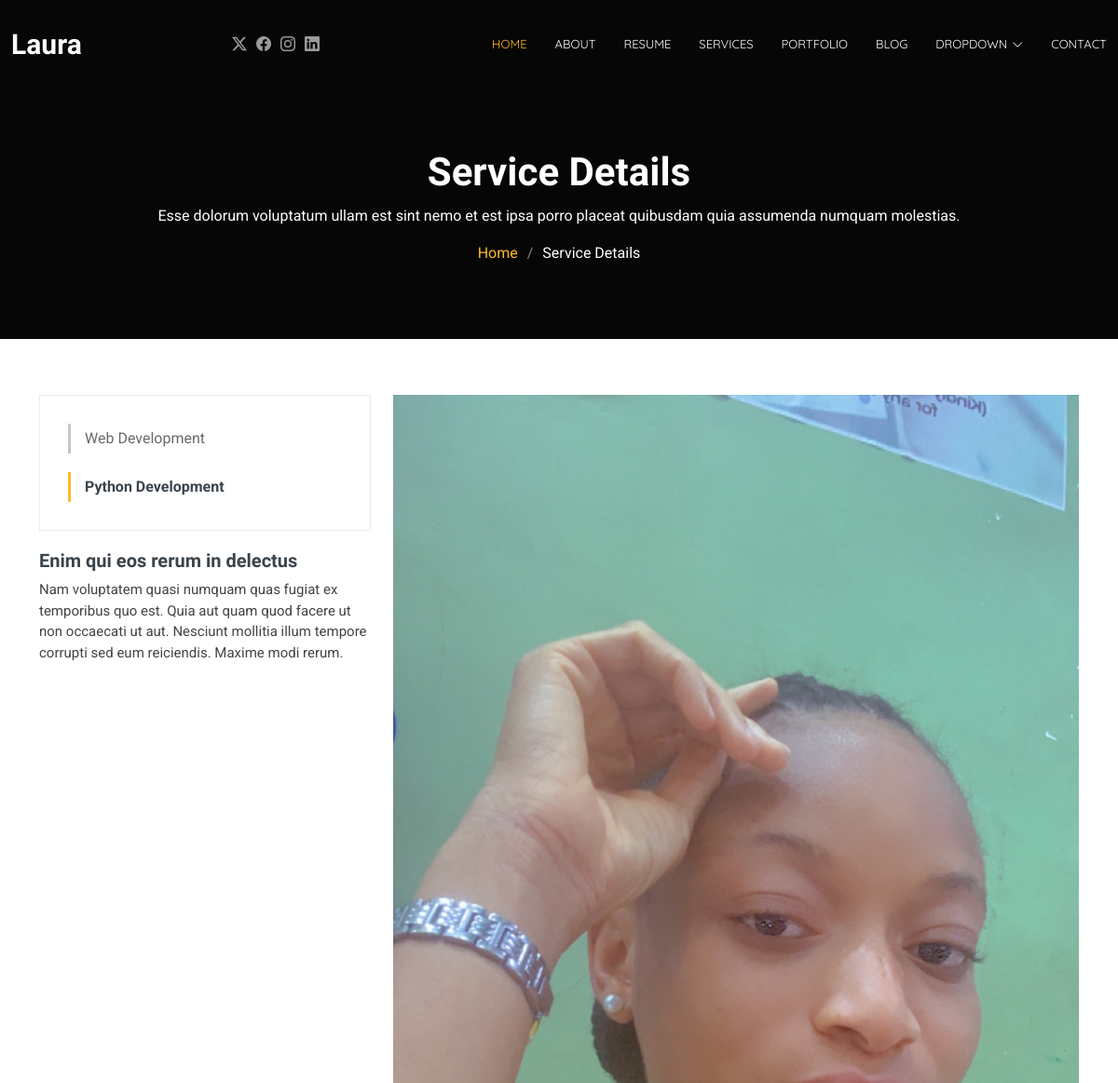
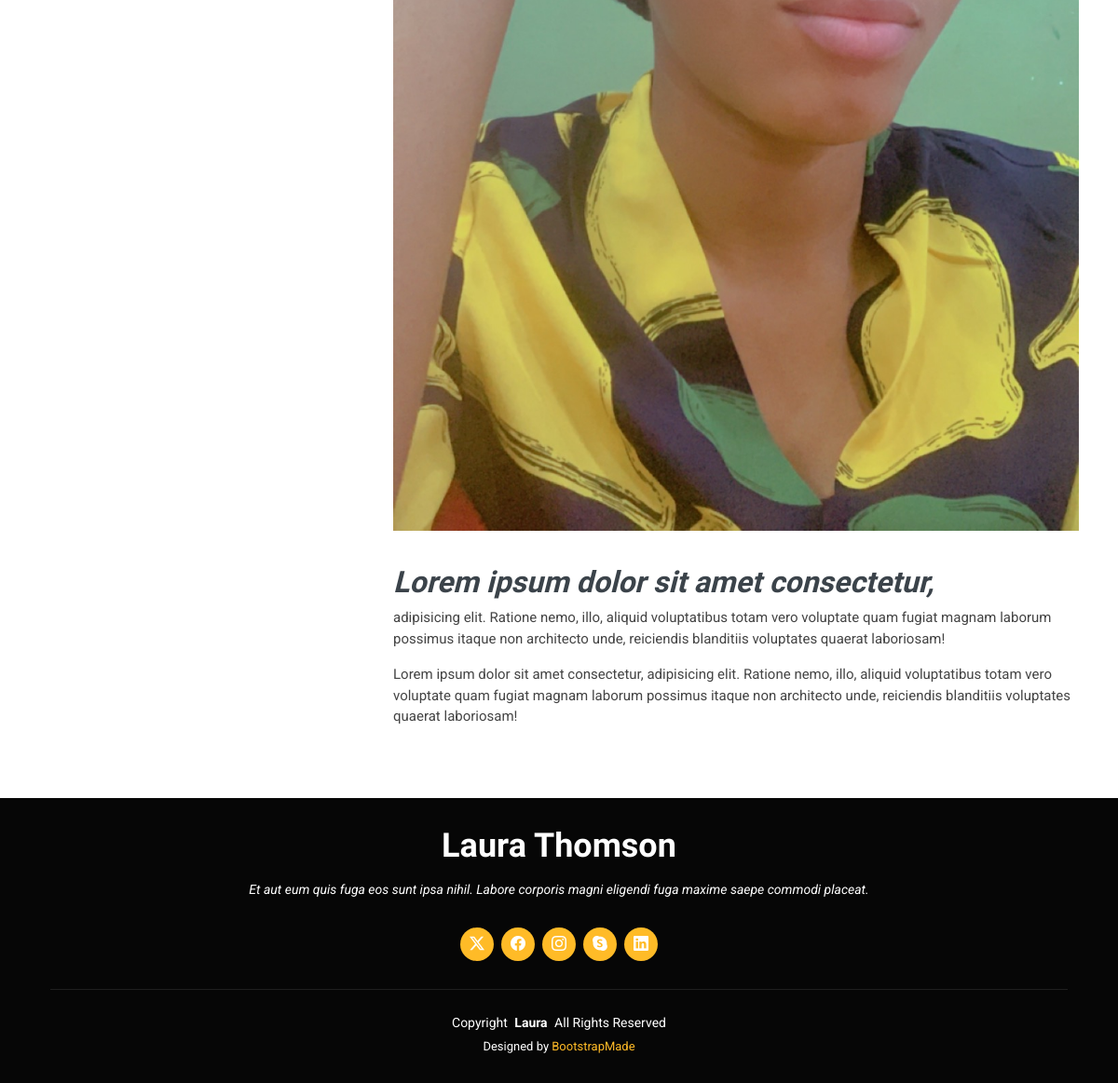
Screenshot of /service-details/2/ with the database file from the repository (2 pictures, top to bottom).
### myportfolio/models.py (models this page shows, shortened)
class Service(models.Model):
    icon = models.CharField(max_length=50)
    service_name = models.CharField(max_length=200)
    service_image = models.ImageField(upload_to="service/")
    service_box_description = models.TextField()
    brief_description = models.TextField()
    service_body = RichTextField()

### myportfolio/views.py (the view)
# urls.py: path("service-details/<int:service_id>/", views.service_details, name="service_details"),
def service_details(request, service_id):
    service = get_object_or_404(Service, id=service_id)
    services = Service.objects.all()
    context = {
        "service":service,
        "services": services
    }
    return render(request, "service-details.html", context)

### templates/service-details.html (shortened to what this page needs)
{% extends 'const/base.html' %}
{% load static %}
{% block content %}
  <main class="main">
    <div class="page-title dark-background">
      <div class="container position-relative">
        <h1>Service Details</h1>
        <p>Esse dolorum voluptatum ullam est sint nemo et est ipsa porro placeat quibusdam quia assumenda numquam molestias.</p>
        <nav class="breadcrumbs">
          <ol>
            <li><a href="index.html">Home</a></li>
            <li class="current">Service Details</li>
          </ol>
        </nav>
      </div>
    </div>
    <section id="service-details" class="service-details section">
      <div class="container">
        <div class="row gy-4">
          <div class="col-lg-4" data-aos="fade-up" data-aos-delay="100">
            <div class="services-list">
              {% for title in services %}
              <a href="{% url 'service_details' service_id=title.id %}" {% if service.id == title.id %} class="active" {% endif %}>{{title.service_name}}</a>
              {% endfor %}
            </div>
            <h4>Enim qui eos rerum in delectus</h4>
            <p>Nam voluptatem quasi numquam quas fugiat ex temporibus quo est. Quia aut quam quod facere ut non occaecati ut aut. Nesciunt mollitia illum tempore corrupti sed eum reiciendis. Maxime modi rerum.</p>
          </div>
          <div class="col-lg-8" data-aos="fade-up" data-aos-delay="200">
            <img src="{{service.service_image.url}}" alt="" class="img-fluid services-img">
          <div>
          <p>{{service.service_body|safe}}</p>
          </div>
          </div>
        </div>
      </div>
    </section>
  </main>
  {% endblock %}

### static/assets/css/main.css (style rules this page uses)
:root { --default-font: "Roboto", system-ui, -apple-system, "Segoe UI", Roboto, "Helvetica Neue", Arial, "Noto Sans", "Liberation Sans", sans-serif, "Apple Color Emoji", "Segoe UI Emoji", "Segoe UI Symbol", "Noto Color Emoji"; --heading-font: "Domine", sans-serif; --nav-font: "Quicksand", sans-serif; }
:root { --background-color: #ffffff; --default-color: #444444; --heading-color: #3b434a; --accent-color: #ffbb27; --surface-color: #ffffff; --contrast-color: #000000; }
:root { --nav-color: #ffffff; --nav-hover-color: #ffbb27; --nav-mobile-background-color: #ffffff; --nav-dropdown-background-color: #ffffff; --nav-dropdown-color: #444444; --nav-dropdown-hover-color: #ffbb27; }
.dark-background { --background-color: #060606; --default-color: #ffffff; --heading-color: #ffffff; --surface-color: #252525; --contrast-color: #ffffff; }
:root { scroll-behavior: smooth; }
body { color: var(--default-color); background-color: var(--background-color); font-family: var(--default-font); }
a { color: var(--accent-color); text-decoration: none; transition: 0.3s; }
h1, h2, h3, h4, h5, h6 { color: var(--heading-color); font-family: var(--heading-font); }
.page-title { color: var(--default-color); background-color: var(--background-color); background-size: cover; background-position: center; background-repeat: no-repeat; padding: 160px 0 80px 0; text-align: center; position: relative; }
.page-title h1 { font-size: 42px; font-weight: 700; margin-bottom: 10px; }
.page-title .breadcrumbs ol { display: flex; flex-wrap: wrap; list-style: none; justify-content: center; padding: 0; margin: 0; font-size: 16px; font-weight: 400; }
.page-title .breadcrumbs ol li+li { padding-left: 10px; }
.page-title .breadcrumbs ol li+li::before { content: "/"; display: inline-block; padding-right: 10px; color: color-mix(in srgb, var(--default-color), transparent 50%); }
section, .section { color: var(--default-color); background-color: var(--background-color); padding: 60px 0; scroll-margin-top: 80px; overflow: clip; }
.service-details .services-list { background-color: var(--surface-color); padding: 10px 30px; border: 1px solid color-mix(in srgb, var(--default-color), transparent 90%); margin-bottom: 20px; }
.service-details .services-list a { display: block; line-height: 1; padding: 8px 0 8px 15px; border-left: 3px solid color-mix(in srgb, var(--default-color), transparent 70%); margin: 20px 0; color: color-mix(in srgb, var(--default-color), transparent 20%); transition: 0.3s; }
.service-details .services-list a.active { color: var(--heading-color); font-weight: 700; border-color: var(--accent-color); }
.service-details .services-img { margin-bottom: 20px; }
.service-details h4 { font-size: 20px; font-weight: 700; }
.service-details p { font-size: 15px; }

### rows the page displays
Service: service_name "Web Development"
Service: service_name "Python Development", service_image (picture), service_body "Lorem ipsum dolor sit amet consectetur, adipisicing elit. Ratione nemo, illo, aliquid voluptatibus totam vero voluptate quam fugiat magnam laborum possimus itaque non architecto unde, reiciendis blanditiis voluptates quaerat laboriosam! Lorem ipsum dolor sit amet consectetur, adipisicing elit. Ratione nemo, illo, aliquid voluptatibus totam vero voluptate quam fugiat magnam laborum possimus itaque non architecto unde, reiciendis blanditiis voluptates quaerat laboriosam!"
